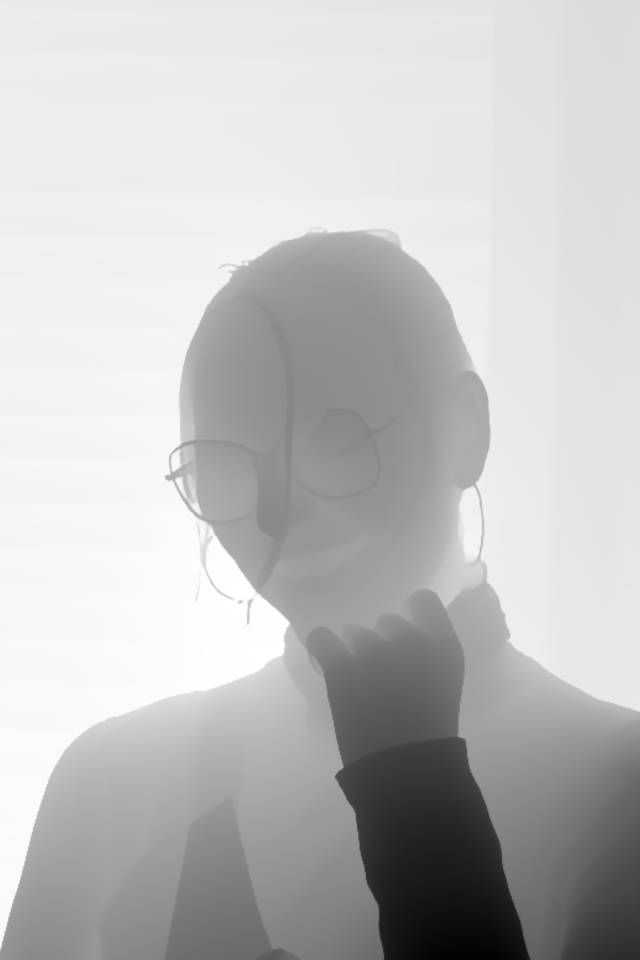
#> input picture examples/001_depth.png, 1280 x 1920 px, given in place of 001.png, which was not available (shown at 1/2 size)
$ python gather_blur.py
#> lines starting #> are read from the running program, lines starting #| are printed output that depends on the picture; pictures that were not available may be replaced by others from this repository, and a replacement may not be noted
import numpy as np

def GetIntergal(img: np.ndarray, blur_r: int) -> np.ndarray:
    """
    Compute the integral image (summed-area table) of an input image with symmetric padding.
    Args:
        img (np.ndarray): Input image of shape (H, W, C), where H is height, W is width, and C is the number of channels.
        blur_r (int): Blur radius. Determines how much padding is added around the image.

    Returns:
        np.ndarray: Integral image with shape (H + 2 * blur_r + 1, W + 2 * blur_r + 1, C).
                    The extra +1 on height and width allows easy use of the integral image formula
                    without negative indexing or special boundary handling.

    Notes:
        - Symmetric padding is applied before computing the integral image to preserve edge information.
        - An extra row and column of zeros are added at the top and left for boundary alignment.
        - The result is typically used to compute fast box filters or average pooling over regions.
    """

    pad_img = np.pad(img, ((blur_r, blur_r), (blur_r, blur_r), (0, 0)), 'symmetric').astype(np.uint32)
    integral_img = pad_img.cumsum(axis=0).cumsum(axis=1)
    integral_img = np.pad(integral_img, ((1, 0), (1, 0), (0, 0)), 'constant', constant_values=0)

    return integral_img

def GatherBlur(img: np.ndarray, blur_r: int) -> np.ndarray:
    # Ensure input is 3D
    if img.ndim != 3:
        raise ValueError("Input image must be 3D (H x W x C)")

    h, w, c = img.shape
    integral_img = GetIntergal(img, blur_r)

    blur_d = (2*blur_r + 1)
    # Extract summed regions using the integral image trick
    block_rb = integral_img[blur_d:, blur_d:]
    block_rt = integral_img[:h, blur_d:]
    block_lb = integral_img[blur_d:, :w]
    block_lt = integral_img[:h, :w]

    blur_size = blur_d ** 2
    blured_img = (block_rb - block_rt - block_lb + block_lt) / blur_size

    return blured_img.astype(np.uint8)

def GatherBlurWithDepth(img:np.ndarray, depth:np.ndarray, focal_depth:int, focus_tol:int, max_blur_r:int) \
    -> np.ndarray:

    # Ensure input is 3D
    if img.ndim != 3:
        raise ValueError("Input image must be 3D (H x W x C)")

    integral_img = GetIntergal(img, max_blur_r)

    h, w, c = img.shape
    max_depth_disp = float(max(focal_depth, 255-focal_depth) - focus_tol)
    depth_r_map = np.maximum(np.abs(depth - focal_depth)-focus_tol, 0) / max_depth_disp
    blur_r_map = (depth_r_map*max_blur_r + 0.5).astype(np.int32)
    blured_img = np.zeros_like(img)

    for y in range(h):
        intergal_y = y+max_blur_r+1
        intergal_x = max_blur_r + 1
        for x in range(w):
            blur_r = blur_r_map[y, x]
            blur_d = 2 * blur_r + 1

            integral_rb = integral_img[intergal_y+blur_r, intergal_x+blur_r]
            integral_rt = integral_img[intergal_y-blur_r-1, intergal_x+blur_r]
            integral_lb = integral_img[intergal_y+blur_r, intergal_x-blur_r-1]
            integral_lt = integral_img[intergal_y-blur_r-1, intergal_x-blur_r-1]
            blur_size = blur_d ** 2
            blured_img[y, x, :] = (integral_rb - integral_rt - integral_lb + integral_lt) / blur_size

            intergal_x += 1

    return blured_img

if __name__ == "__main__":
    import cv2
    import os
    img_path = "./examples/001.png"
    img = cv2.imread(img_path)
#> img is the input picture: shape (1920, 1280, 3); min 0, max 255, mean 191.7

    h, w, _ = img.shape
#> h = 1920; w = 1280
    down_scale = 2.0
    sub_h, sub_w = int(h/down_scale), int(w/down_scale)
#> sub_h = 960; sub_w = 640
    sub_img = cv2.resize(img, (sub_w, sub_h))
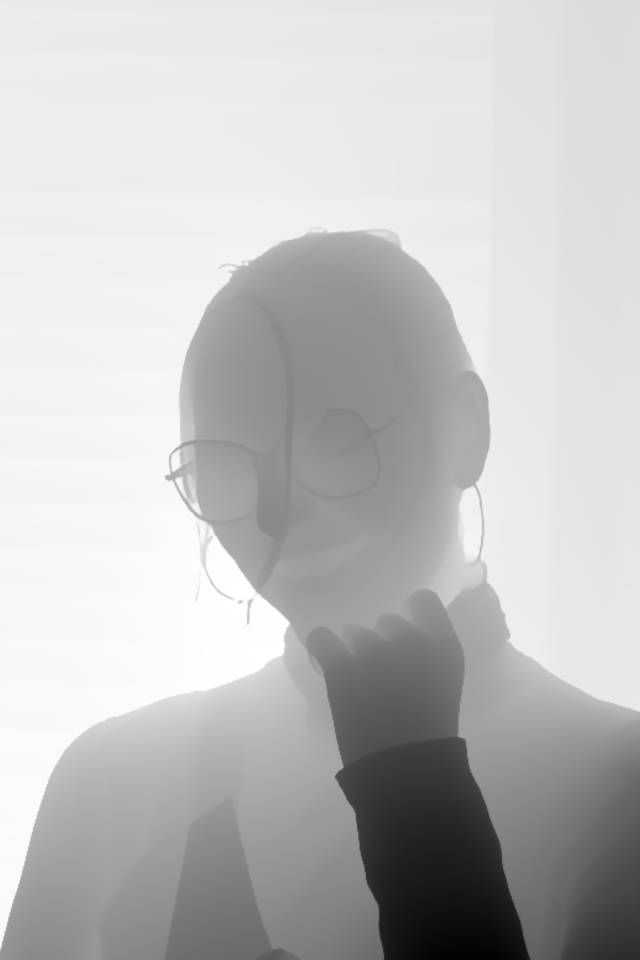
#> sub_img: shape (960, 640, 3); min 1, max 255, mean 191.7

    blur_r = 10
    sub_blur_r = int(blur_r / down_scale +0.5)
    blur_img = GatherBlur(sub_img, sub_blur_r)
#> in GetIntergal, `pad_img = np.pad(img, ((blur_r, blur_r), (blur_r, blur_r), (0, 0)), 's..`:
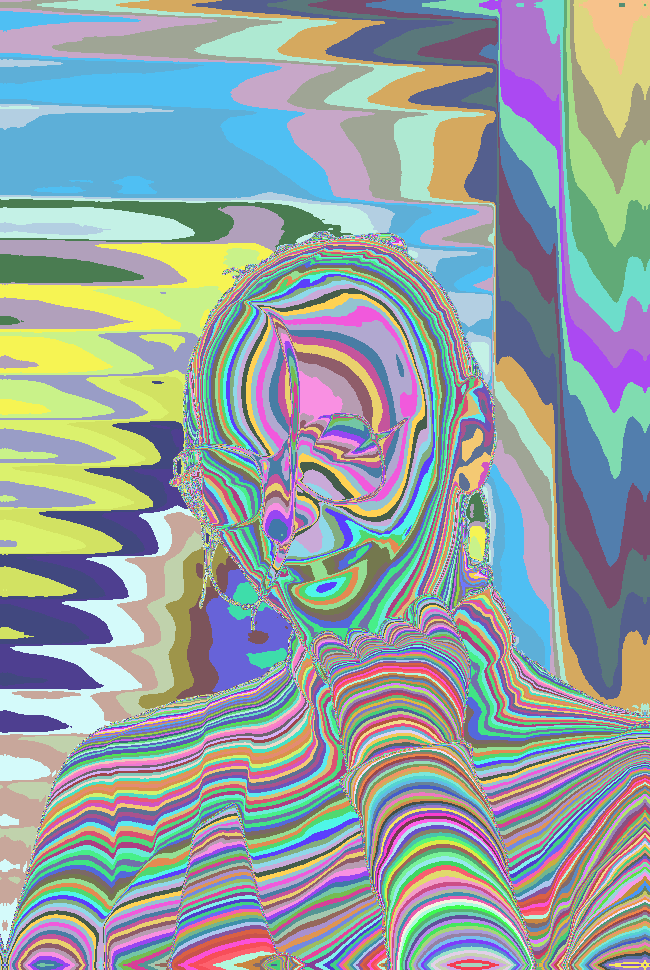
#> pad_img: shape (970, 650, 3) uint32; 255 distinct labels, from 1 to 255; one colour per label, 0 black
#> in GetIntergal, `integral_img = pad_img.cumsum(axis=0).cumsum(axis=1)`:
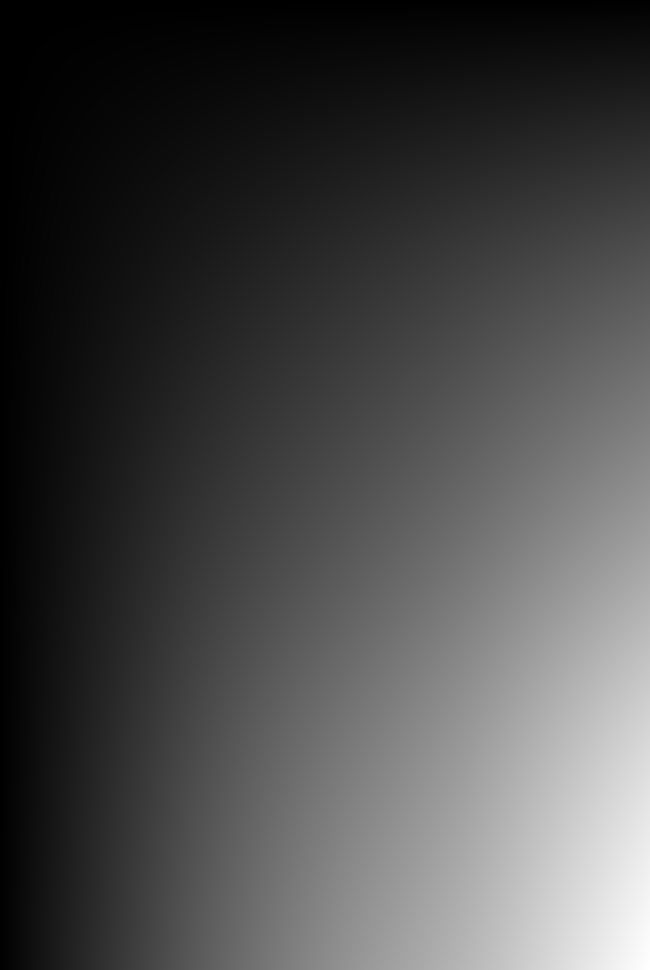
#> integral_img: shape (970, 650, 3) uint64; min 235, max 120905887, mean 34484934.2; drawn with min black and max white
    blur_img = cv2.resize(blur_img, (w, h))
    img_name = os.path.splitext(os.path.basename(img_path))[0]
    save_path = f"./{img_name}_gather_blurR_{blur_r}.png"
    cv2.imwrite(save_path, blur_img)


    depth_path = "./examples/001_depth.png"
    depth_map = cv2.imread(depth_path, cv2.IMREAD_GRAYSCALE)
#> depth_map: shape (1920, 1280); min 0, max 255, mean 191.7
    sub_depth_map = cv2.resize(depth_map, (sub_w, sub_h))
    sub_depth_map_int = sub_depth_map.astype(np.int32)
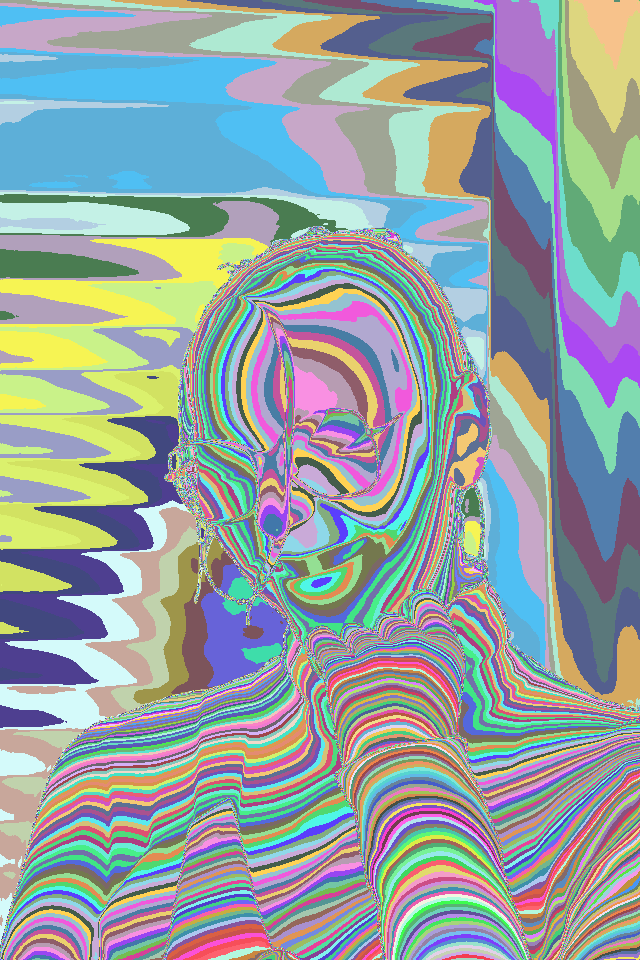
#> sub_depth_map_int: shape (960, 640) int32; 255 distinct labels, from 1 to 255; one colour per label, 0 black
    focal_depth = 128
    focus_tol = 0
    blur_img = GatherBlurWithDepth(sub_img, sub_depth_map_int, focal_depth, focus_tol, sub_blur_r)
#> in GatherBlurWithDepth, `depth_r_map = np.maximum(np.abs(depth - focal_depth)-focus_tol, 0) / m..`:
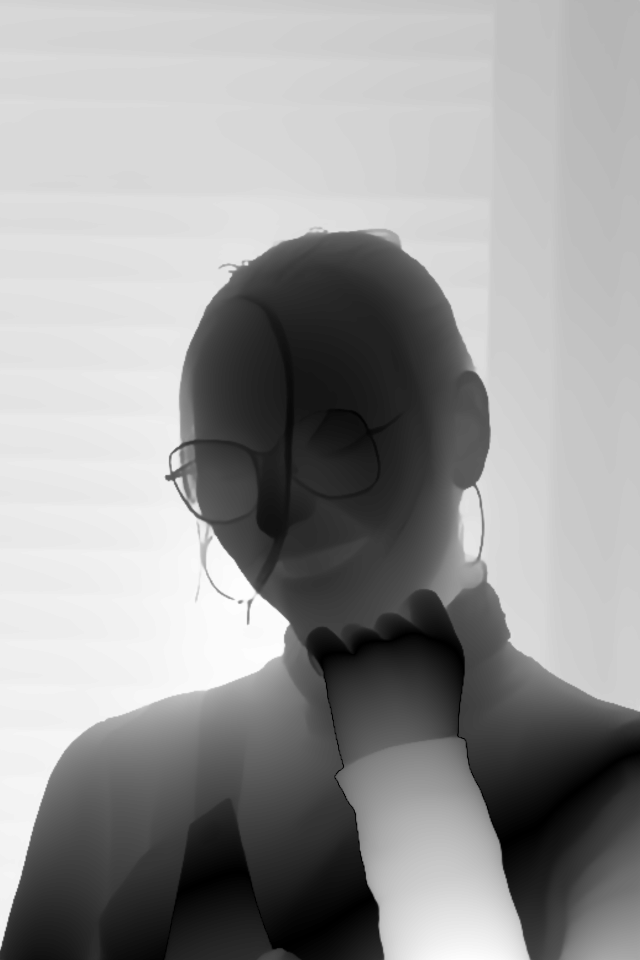
#> depth_r_map: shape (960, 640) float64; min 0, max 0.992, mean 0.596
#> in GatherBlurWithDepth, `blur_r_map = (depth_r_map*max_blur_r + 0.5).astype(np.int32)`:
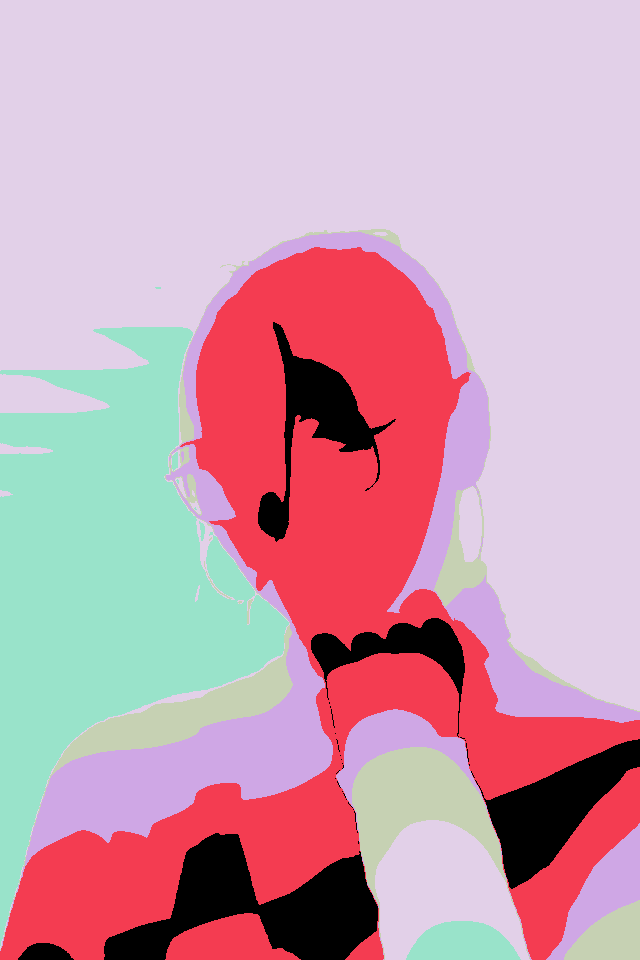
#> blur_r_map: shape (960, 640) int32; 6 distinct labels, from 0 to 5; one colour per label, 0 black
    blur_img = cv2.resize(blur_img, (w, h))
    img_name = os.path.splitext(os.path.basename(img_path))[0]
    save_path = f"./{img_name}_gather_blurR_{blur_r}_focalD{focal_depth}_focalL{focus_tol}.png"
    cv2.imwrite(save_path, blur_img)
